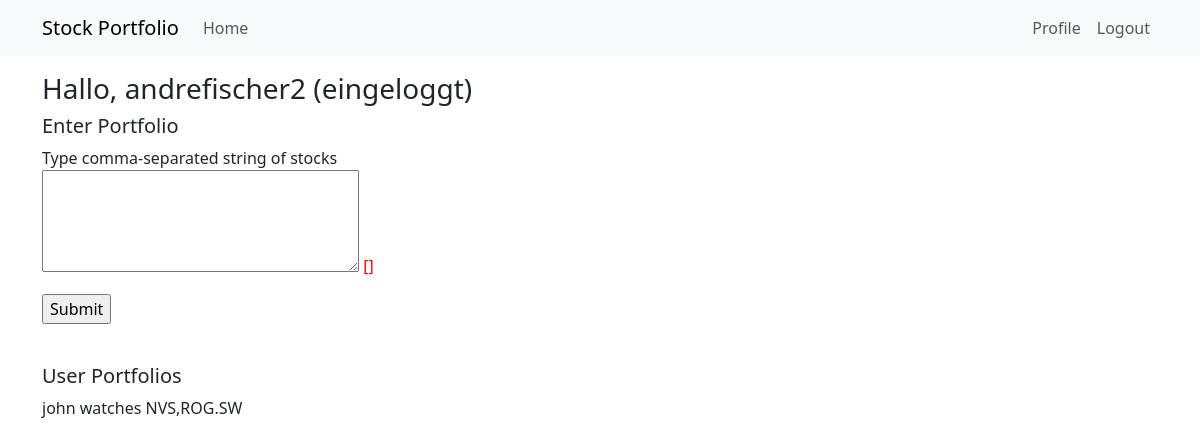
Page /index (signed in) on the earlier database version.
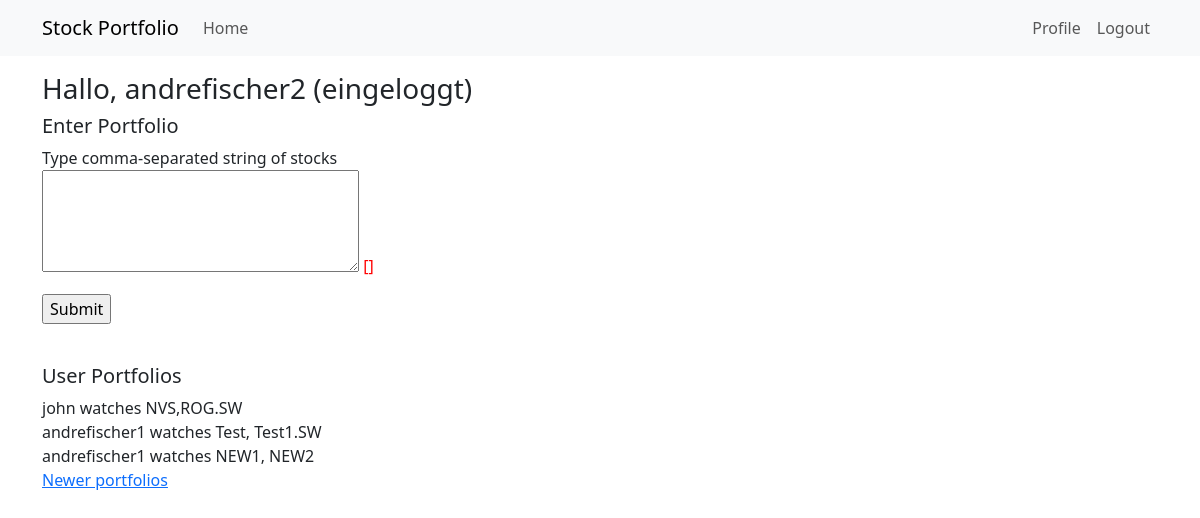
Same page on the later database version.
### app/models.py (models this page shows, shortened)
class Portfolio(db.Model):
    id: so.Mapped[int] = so.mapped_column(primary_key=True)
    name: so.Mapped[Optional[str]] = so.mapped_column(sa.String(256), index=True, unique=True)  # each portfolio has a name which is Optional
    timestamp: so.Mapped[datetime] = so.mapped_column(index=True, default=lambda: datetime.now(timezone.utc))  # use Datetime to get Swiss time
    stock_list: so.Mapped[str] = so.mapped_column(sa.String(256))
    """
    Map to foreign key of "User" class
    """
    user_id: so.Mapped[int] = so.mapped_column(sa.ForeignKey(User.id),  index=True)
    author: so.Mapped[User] = so.relationship(back_populates='portfolios')

class User(UserMixin, db.Model):  # inherts from db.Model, the bas lass for all models in SQLAlhemy
    id: so.Mapped[int] = so.mapped_column(primary_key=True)
    username: so.Mapped[str] = so.mapped_column(sa.String(64), index=True,  unique=True)
    email: so.Mapped[str] = so.mapped_column(sa.String(120), index=True, unique=True)
    """
    Relationship to new class Portfolio "author" object; so.relationship() is model class that represents the other side of the relationship;
    the "back_populates" arguments reference the name of the relationship attribute on the other side
    """
    portfolios: so.WriteOnlyMapped['Portfolio'] = so.relationship(back_populates='author')
    """
    - password hash is used instead of password to not store them as plain text if DB is comprimised
    - optional typing allows empty or "None"
    - from werkzeug, password hashing and it's checking are added as methods
    """
    password_hash: so.Mapped[Optional[str]] = so.mapped_column(sa.String(256))
    about_me: so.Mapped[Optional[str]] = so.mapped_column(sa.String(140))
    last_seen: so.Mapped[Optional[datetime]] = so.mapped_column(
        default=lambda: datetime.now(timezone.utc))

### app/routes.py (the view)
@app.route('/', methods=['GET', 'POST'])  # decorator for following function
@app.route('/index', methods=['GET', 'POST'])  # 2nd decorator
@login_required  # although it's index, we can set that here - not logged in person will be sent to login function
def index():
    mock_user = {'username':'Rikarda'}
    alt_names = ['guati','schatzi','schatzus','schatzo']
    form = PostPortfolio()
    if form.validate_on_submit():  # forms always are POST requests
        portfolio = Portfolio(stock_list=form.portfolio.data, author=current_user)
        db.session.add(portfolio)
        db.session.commit()
        flash('Your portfolio is now stored in database!')
        return redirect(url_for('index')) # it's recommended to have a redirect at the end of a post request
    portfolio_query = sa.select(Portfolio)
    """
    Instead of db.session.scalars() we can call db.paginate().items to prohibit overflow of one page
    and make the DB requests smaller; takes several arguments:
        page: the page number, starting from 1; per_page: the number of items per page
        error_out: an error flag. If True, when an out of range page is requested a 404 error will be
        automatically returned to the client. If False, an empty list will be returned for out of range pages.
    """
    page = request.args.get('page', 1, type=int)
    portfolios = db.paginate(portfolio_query, page=page, per_page=app.config['POSTS_PER_PAGE'], error_out=False)
    next_url = url_for('index', page=portfolios.next_num) \
        if portfolios.has_next else None
    prev_url = url_for('index', page=portfolios.prev_num) \
        if portfolios.has_prev else None
    return render_template('index.html',user=mock_user, alt_names=alt_names,
                           portfolios=portfolios.items, form=form,
                           next_url=next_url, prev_url=prev_url)

### app/forms.py
class PostPortfolio(FlaskForm):
    portfolio = TextAreaField('Type comma-separated string of stocks',
                              validators=[DataRequired(), Length(min=1, max=300)])
    submit = SubmitField('Submit')

### app/models.py (called while the page is built)
@login.user_loader  # user loader is registered with decorator
def load_user(id):
    return db.session.get(User, int(id)) # needs to be converted to int as string

### app/routes.py (called while the page is built)
@app.before_request
def before_request():
    if current_user.is_authenticated:
        current_user.last_seen = datetime.now(timezone.utc) # adding to db - no .add() needed here
        db.session.commit() # committing to db

### app/templates/index.html (shortened to what this page needs)
{% extends "base.html" %}
{% block content %}
        {% if not current_user.is_anonymous %}
        <h3> Hallo, {{ current_user.username}} (eingeloggt)</h3>
        {% endif %}
        <h5> Enter Portfolio </h5>
        <form action="", method="post">
                <p>
                        {{ form.portfolio.label }} <br>
                        {{ form.portfolio(cols=32,rows=4)}}
                        <span style="color: red;">[{{ error }}]</span>
                </p>
                <p>{{ form.submit() }}</p>
        </form>
        <br>
        <h5> User Portfolios </h5>
        {% for p in portfolios %}
        <tr valign="top">
                <span id=stocklist_{{p.id}}><div><td>{{p.author.username}} watches {{p.stock_list}}</td></div></span>
        </tr>
        {% endfor %}
        {% if next_url %}
        <a href="{{ next_url }}">Newer portfolios</a>
        {% endif %}{% endblock %}

Differences in the rows shown:
added Portfolio: author.username "andrefischer1", stock_list "Test, Test1.SW"
added Portfolio: author.username "andrefischer1", stock_list "NEW1, NEW2"
Other differences:
text now shown: "Newer portfolios"
